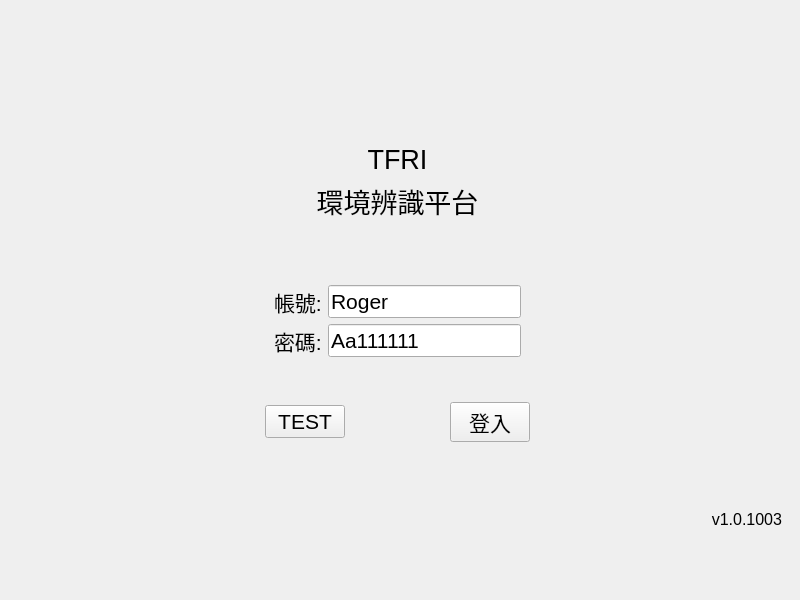
<?xml version="1.0" encoding="UTF-8"?>
<ui version="4.0">
 <class>Widget</class>
 <widget class="QWidget" name="Widget">
  <property name="geometry">
   <rect>
    <x>0</x>
    <y>0</y>
    <width>800</width>
    <height>600</height>
   </rect>
  </property>
  <property name="windowTitle">
   <string>Widget</string>
  </property>
  <layout class="QGridLayout" name="gridLayout">
   <property name="leftMargin">
    <number>0</number>
   </property>
   <property name="topMargin">
    <number>0</number>
   </property>
   <property name="rightMargin">
    <number>0</number>
   </property>
   <property name="bottomMargin">
    <number>0</number>
   </property>
   <property name="spacing">
    <number>0</number>
   </property>
   <item row="0" column="0">
    <widget class="QWidget" name="wBg" native="true">
     <property name="font">
      <font>
       <pointsize>12</pointsize>
      </font>
     </property>
     <layout class="QGridLayout" name="gridLayout_2">
      <item row="1" column="0">
       <widget class="QStackedWidget" name="stackedWidget">
        <widget class="QWidget" name="pageLogin">
         <layout class="QGridLayout" name="gridLayout_4">
          <item row="3" column="0">
           <spacer name="horizontalSpacer_2">
            <property name="orientation">
             <enum>Qt::Horizontal</enum>
            </property>
            <property name="sizeHint" stdset="0">
             <size>
              <width>40</width>
              <height>20</height>
             </size>
            </property>
           </spacer>
          </item>
          <item row="3" column="2">
           <spacer name="horizontalSpacer_3">
            <property name="orientation">
             <enum>Qt::Horizontal</enum>
            </property>
            <property name="sizeHint" stdset="0">
             <size>
              <width>40</width>
              <height>20</height>
             </size>
            </property>
           </spacer>
          </item>
          <item row="3" column="1">
           <widget class="QWidget" name="widget_3" native="true">
            <layout class="QGridLayout" name="gridLayout_3">
             <item row="3" column="2">
              <widget class="QPushButton" name="btnLogin">
               <property name="maximumSize">
                <size>
                 <width>120</width>
                 <height>16777215</height>
                </size>
               </property>
               <property name="font">
                <font>
                 <pointsize>16</pointsize>
                </font>
               </property>
               <property name="text">
                <string>登入</string>
               </property>
              </widget>
             </item>
             <item row="3" column="1">
              <spacer name="horizontalSpacer">
               <property name="orientation">
                <enum>Qt::Horizontal</enum>
               </property>
               <property name="sizeHint" stdset="0">
                <size>
                 <width>40</width>
                 <height>20</height>
                </size>
               </property>
              </spacer>
             </item>
             <item row="0" column="1" colspan="2">
              <spacer name="verticalSpacer_3">
               <property name="orientation">
                <enum>Qt::Vertical</enum>
               </property>
               <property name="sizeHint" stdset="0">
                <size>
                 <width>20</width>
                 <height>40</height>
                </size>
               </property>
              </spacer>
             </item>
             <item row="3" column="0">
              <widget class="QPushButton" name="btnTestPage">
               <property name="font">
                <font>
                 <pointsize>16</pointsize>
                </font>
               </property>
               <property name="text">
                <string>TEST</string>
               </property>
              </widget>
             </item>
             <item row="1" column="0" colspan="3">
              <widget class="QWidget" name="widget_2" native="true">
               <layout class="QFormLayout" name="formLayout">
                <item row="0" column="0">
                 <widget class="QLabel" name="label_2">
                  <property name="minimumSize">
                   <size>
                    <width>40</width>
                    <height>0</height>
                   </size>
                  </property>
                  <property name="font">
                   <font>
                    <pointsize>16</pointsize>
                   </font>
                  </property>
                  <property name="text">
                   <string>帳號:</string>
                  </property>
                 </widget>
                </item>
                <item row="0" column="1">
                 <widget class="QLineEdit" name="txUser">
                  <property name="font">
                   <font>
                    <pointsize>16</pointsize>
                   </font>
                  </property>
                  <property name="text">
                   <string>Roger</string>
                  </property>
                 </widget>
                </item>
                <item row="1" column="0">
                 <widget class="QLabel" name="label_3">
                  <property name="font">
                   <font>
                    <pointsize>16</pointsize>
                   </font>
                  </property>
                  <property name="text">
                   <string>密碼:</string>
                  </property>
                 </widget>
                </item>
                <item row="1" column="1">
                 <widget class="QLineEdit" name="txPassword">
                  <property name="font">
                   <font>
                    <pointsize>16</pointsize>
                   </font>
                  </property>
                  <property name="text">
                   <string>Aa111111</string>
                  </property>
                 </widget>
                </item>
               </layout>
              </widget>
             </item>
             <item row="2" column="0" colspan="3">
              <widget class="QLabel" name="lbMsg">
               <property name="font">
                <font>
                 <pointsize>16</pointsize>
                </font>
               </property>
               <property name="styleSheet">
                <string notr="true">color: rgb(220, 73, 0);</string>
               </property>
               <property name="text">
                <string/>
               </property>
              </widget>
             </item>
            </layout>
           </widget>
          </item>
          <item row="4" column="2">
           <widget class="QLabel" name="label_5">
            <property name="sizePolicy">
             <sizepolicy hsizetype="Preferred" vsizetype="Maximum">
              <horstretch>0</horstretch>
              <verstretch>0</verstretch>
             </sizepolicy>
            </property>
            <property name="text">
             <string>v1.0.1003</string>
            </property>
            <property name="alignment">
             <set>Qt::AlignRight|Qt::AlignTrailing|Qt::AlignVCenter</set>
            </property>
           </widget>
          </item>
          <item row="4" column="1">
           <spacer name="verticalSpacer_2">
            <property name="orientation">
             <enum>Qt::Vertical</enum>
            </property>
            <property name="sizeHint" stdset="0">
             <size>
              <width>20</width>
              <height>40</height>
             </size>
            </property>
           </spacer>
          </item>
          <item row="2" column="1">
           <widget class="QLabel" name="label_4">
            <property name="font">
             <font>
              <pointsize>20</pointsize>
             </font>
            </property>
            <property name="text">
             <string>環境辨識平台</string>
            </property>
            <property name="alignment">
             <set>Qt::AlignCenter</set>
            </property>
           </widget>
          </item>
          <item row="0" column="1">
           <spacer name="verticalSpacer">
            <property name="orientation">
             <enum>Qt::Vertical</enum>
            </property>
            <property name="sizeHint" stdset="0">
             <size>
              <width>20</width>
              <height>40</height>
             </size>
            </property>
           </spacer>
          </item>
          <item row="1" column="1">
           <widget class="QLabel" name="label_6">
            <property name="font">
             <font>
              <pointsize>20</pointsize>
             </font>
            </property>
            <property name="text">
             <string>TFRI</string>
            </property>
            <property name="alignment">
             <set>Qt::AlignCenter</set>
            </property>
           </widget>
          </item>
         </layout>
        </widget>
        <widget class="QWidget" name="pageAnalyze">
         <layout class="QGridLayout" name="gridLayout_6">
          <item row="0" column="0">
           <widget class="WTableAnalyze" name="widget_4" native="true"/>
          </item>
         </layout>
        </widget>
        <widget class="QWidget" name="pageTest">
         <layout class="QHBoxLayout" name="horizontalLayout_2">
          <item>
           <widget class="QWidget" name="widget" native="true">
            <layout class="QGridLayout" name="gridLayout_5">
             <item row="1" column="2">
              <widget class="QPushButton" name="pushButton">
               <property name="text">
                <string>decode pic</string>
               </property>
              </widget>
             </item>
             <item row="1" column="1">
              <widget class="QPushButton" name="pushButton_2">
               <property name="text">
                <string>history</string>
               </property>
              </widget>
             </item>
             <item row="1" column="3">
              <widget class="QSpinBox" name="spinBox">
               <property name="minimum">
                <number>1</number>
               </property>
               <property name="maximum">
                <number>9999</number>
               </property>
               <property name="singleStep">
                <number>1</number>
               </property>
               <property name="value">
                <number>10</number>
               </property>
              </widget>
             </item>
             <item row="0" column="1">
              <widget class="QPushButton" name="btnTestBack">
               <property name="text">
                <string>BACK</string>
               </property>
              </widget>
             </item>
            </layout>
           </widget>
          </item>
         </layout>
        </widget>
        <widget class="QWidget" name="page_2"/>
       </widget>
      </item>
     </layout>
    </widget>
   </item>
  </layout>
 </widget>
 <customwidgets>
  <customwidget>
   <class>WTableAnalyze</class>
   <extends>QWidget</extends>
   <header>WTableAnalyze.h</header>
   <container>1</container>
  </customwidget>
 </customwidgets>
 <resources/>
 <connections/>
</ui>
